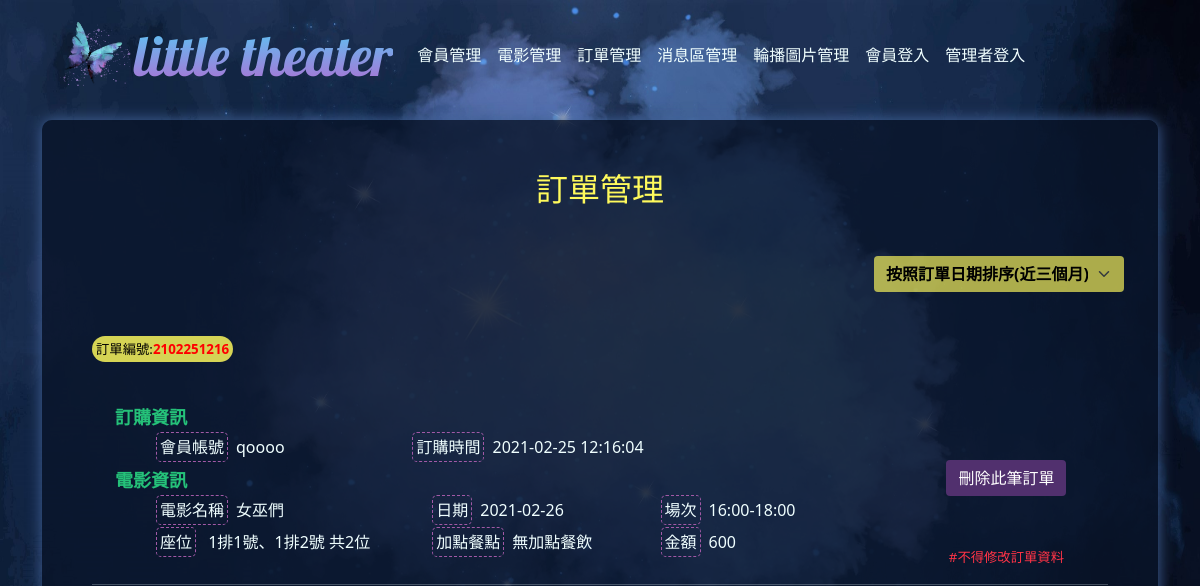
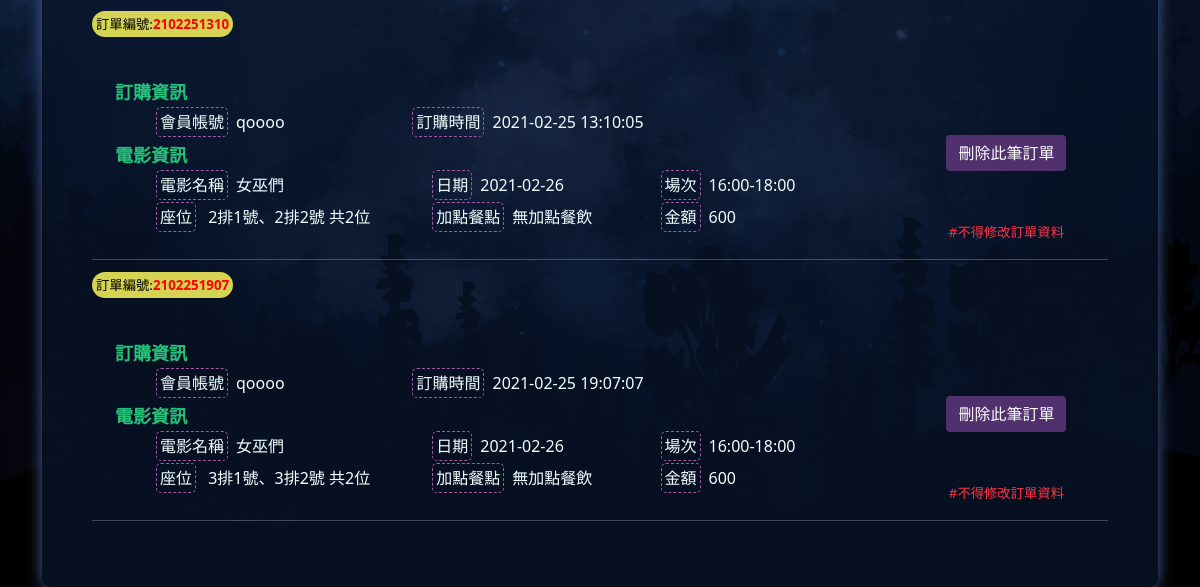
/backend.php?do=order, run on an earlier commit of the app's database (2 pictures, top to bottom).
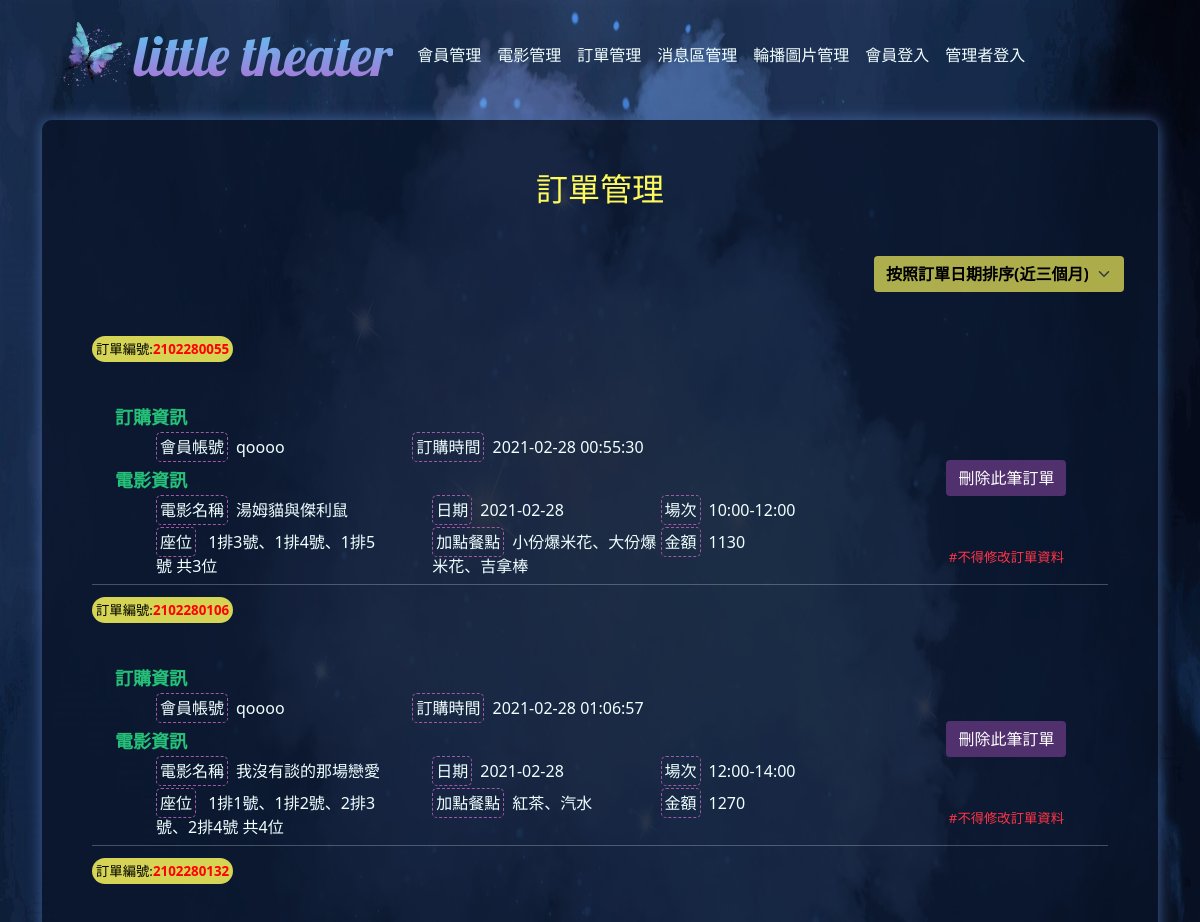
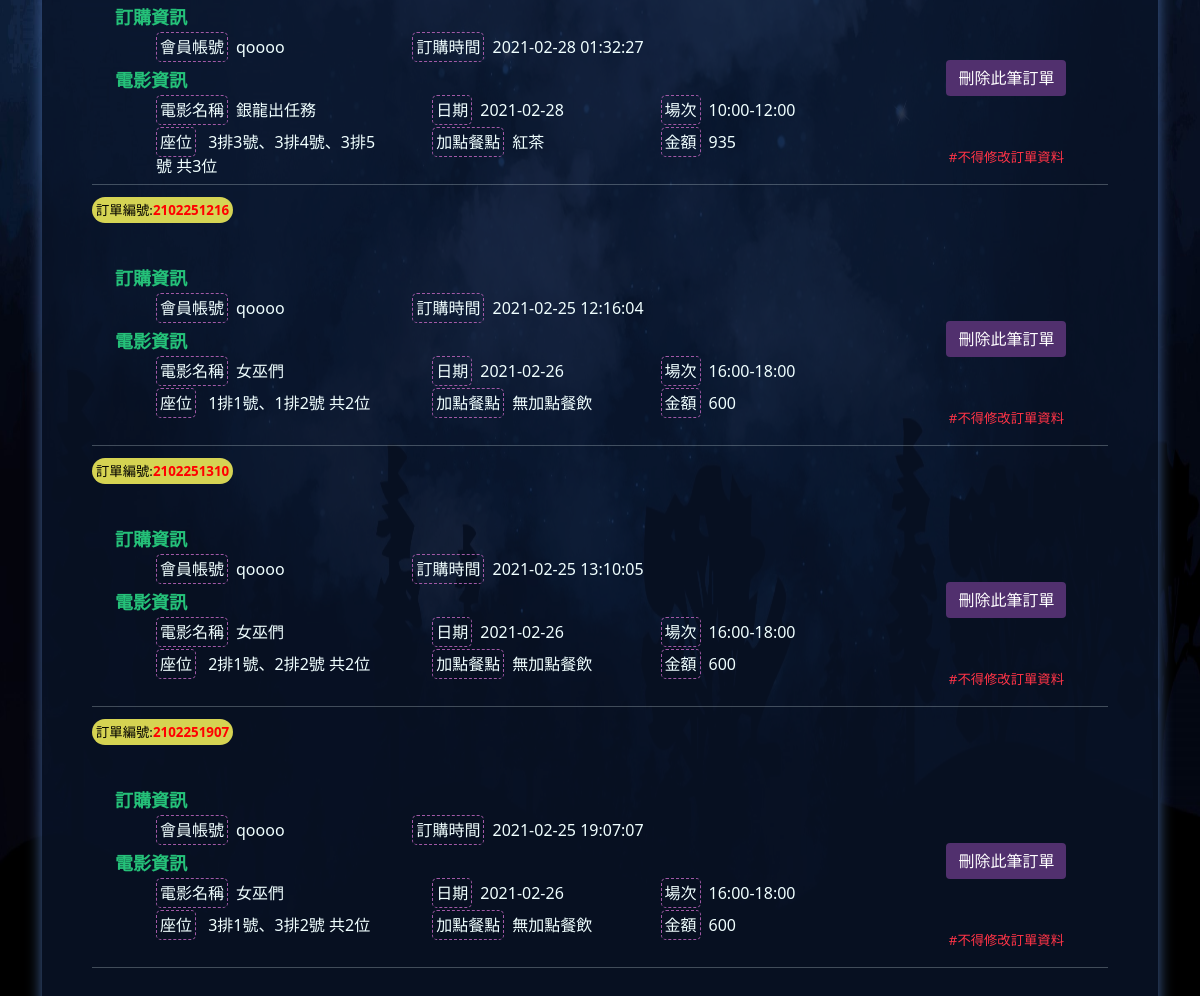
And on a later commit of the database (2 pictures, top to bottom).
### tables this page shows
CREATE TABLE `theater_order` (
  `id` int(11) UNSIGNED NOT NULL,
  `num` int(11) UNSIGNED NOT NULL,
  `mem` text NOT NULL,
  `movie` text NOT NULL,
  `moviedate` date NOT NULL,
  `session` text NOT NULL,
  `orderdate` date NOT NULL,
  `seat` text NOT NULL,
  `qt` int(2) UNSIGNED NOT NULL,
  `food` text NOT NULL,
  `money` int(11) UNSIGNED NOT NULL,
  `ordertime` time NOT NULL
);

CREATE TABLE `theater_mem` (
  `id` int(11) UNSIGNED NOT NULL,
  `acc` text NOT NULL,
  `pw` text NOT NULL,
  `name` text NOT NULL,
  `email` text NOT NULL,
  `tel` text NOT NULL,
  `heart` int(11) UNSIGNED NOT NULL DEFAULT 0,
  `status` int(1) UNSIGNED NOT NULL DEFAULT 1
);

### base.php (called while the page is built, shortened)
<?php
$sess=[
    1=>'10:00-12:00',
    2=>'12:00-14:00',
    3=>'14:00-16:00',
    4=>'16:00-18:00',
    5=>'18:00-20:00',
    6=>'20:00-22:00',
    7=>'22:00-24:00'
];
$Mem=new DB("theater_mem");
$Order=new DB("theater_order");
Class DB{
    private $dsn="mysql:host=localhost;charset=utf8;dbname=theater";
    private $pdo="";
    private $table="";
    function __construct($table){
        $this->table=$table;
        $this->pdo=new PDO($this->dsn,"root","");
    }
    function find($arr){
        $sql="select * from $this->table ";
        if(is_array($arr)){
            foreach($arr as $k=>$v){
                $tmp[]=sprintf("`%s`='%s'",$k,$v);
            }
            $sql.=" where ".implode(" && ",$tmp);
        }else{
            $sql.=" where `id`='$arr'";
        }
        return $this->pdo->query($sql)->fetch(PDO::FETCH_ASSOC);
    }
    function all(...$arr){
        $sql="select * from $this->table ";
        if(isset($arr[0])){
            if(is_array($arr[0])){
                foreach($arr[0] as $k=>$v){
                    $tmp[]=sprintf("`%s`='%s'",$k,$v);
                }
                $sql.=" where ".implode(" && ",$tmp);
            }else{
                $sql.=$arr[0];
            }
        }
        return $this->pdo->query($sql)->fetchAll();
    }
}

### back/order.php (the view, shortened to what this page needs)
<div id="bb">
<div style="width:100%;text-align:center;position:relative" class="mb-5">
    <h2 style="color: #fffa5c !important">訂單管理</h2>
</div>
<div style="width:100%;text-align:-webkit-right" class="m-3 mb-5">
<select id="type" class="form-select movieselect">
    <option value="bydate_month" <?=(isset($_GET['ordertype']) && $_GET['ordertype']=='bydate_month')?'selected':''?>>按照訂單日期排序(近三個月)</option>
</select>
</div>
<div id="orderblock">
<?php
$thismonth=date('Y-m');
$lastmonth=date('Y-m',strtotime("-1months",strtotime($thismonth)));
$themonthbeforelast=date('Y-m',strtotime("-2months",strtotime($thismonth)));
if(isset($_SESSION['ordertypeSQL'])){
    $allorders=$Order->all($_SESSION['ordertypeSQL']);
    unset($_SESSION['ordertypeSQL']);
}else{
    $allorders=$Order->all(" where `orderdate` like '{$thismonth}%' or `orderdate` like '{$lastmonth}%' or `orderdate` like '{$themonthbeforelast}%' order by `orderdate` desc");
}
foreach($allorders as $k=>$o){
if($o['food']!='NULL' && $o['food']!='N;'){
    $tmp=[];
    $ff=unserialize($o['food']);
    foreach($ff as $k=>$f){
        array_push($tmp,$food[$f]);
    }
    $foods=implode("、",$tmp);
}else{
    $foods='';
}
?>
<div class="mb-2" id="orderli">
    <span class="p-1">訂單編號:<b style="color:red"><?=$o['num']?></b></span>
</div>
<div style="height:180px;display:flex">
    <div class="p-3" style="width:80%;display:flex;flex-direction:column;">
        <div class="mb-1 ms-1">
            <span style="padding:3px;color:#25c179;font-weight:bolder !important;font-size:large;">訂購資訊</span>
        </div>
        <div style="width:100%;display:flex;" class="mb-2">
            <div class="ms-5" style="width:35%;">
                <span class="border me-2">會員帳號</span><?=$Mem->find($o['mem'])['acc']?>
            </div>
            <div style="width:65%">
                <span class="border me-2">訂購時間</span><?=$o['orderdate']?> <?=$o['ordertime']?>
            </div>
        </div>
        <div class="mb-1 ms-1">
            <span style="padding:3px;color:#25c179;font-weight:bolder !important;font-size:large;">電影資訊</span>
        </div>
        <div style="width:100%;display:flex;" class="mb-2">
            <div class="ms-5" style="width:33%;">
                <span class="border me-2">電影名稱</span><?=$o['movie']?>
            </div>
            <div class="ms-5" style="width:33%;">
                <span class="border me-2">日期</span><?=$o['moviedate']?>
            </div>
            <div style="width:33%">
                <span class="border me-2">場次</span><?=$sess[$o['session']]?>
            </div>
        </div>
        <div style="width:100%;display:flex;">
            <div class="ms-5" style="width:33%;">
                <span class="border me-2">座位</span>
                <?php
                    $tmp=[];
                    foreach(unserialize($o['seat']) as $k=>$s){
                        array_push($tmp,$seattable[$s]);
                    }
                    $seat=implode("、",$tmp);
                    echo $seat;
                    echo ' 共'.$o['qt'].'位';
                ?>
            </div>
            <div class="ms-5" style="width:33%;">
                <span class="border me-2">加點餐點</span><?=(!empty($foods))?"{$foods}":"無加點餐飲"?>
            </div>
            <div style="width:33%">
                <span class="border me-2">金額</span><?=$o['money']?>
            </div>
        </div>
    </div>
    <div class="d-flex" style="width:20%;justify-content:center;align-items:center;height:100%;position:relative">
        <input type="button" class="btn btn-primary" value="刪除此筆訂單" onclick="del(<?= $o['id'] ?>,'<?= $o['num'] ?>')">
        <span class="littleTag">#不得修改訂單資料</span>
    </div>
</div>
<hr>
<?php
}?>
</div>
</div>

What changed in the data, as far as the page shows it:
added theater_order: num "2102280055", mem.acc "qoooo", orderdate "2021-02-28", ordertime "00:55:30", movie "湯姆貓與傑利鼠", moviedate "2021-02-28", session "10:00-12:00", seat "1排3號、1排4號、1排5號", qt "3", foods "小份爆米花、大份爆米花、吉拿棒", money "1130"
added theater_order: num "2102280106", mem.acc "qoooo", orderdate "2021-02-28", ordertime "01:06:57", movie "我沒有談的那場戀愛", moviedate "2021-02-28", session "12:00-14:00", seat "1排1號、1排2號、2排3號、2排4號", qt "4", foods "紅茶、汽水", money "1270"
added theater_order: num "2102280132", mem.acc "qoooo", orderdate "2021-02-28", ordertime "01:32:27", movie "銀龍出任務", moviedate "2021-02-28", session "10:00-12:00", seat "3排3號、3排4號、3排5號", qt "3", foods "紅茶", money "935"
